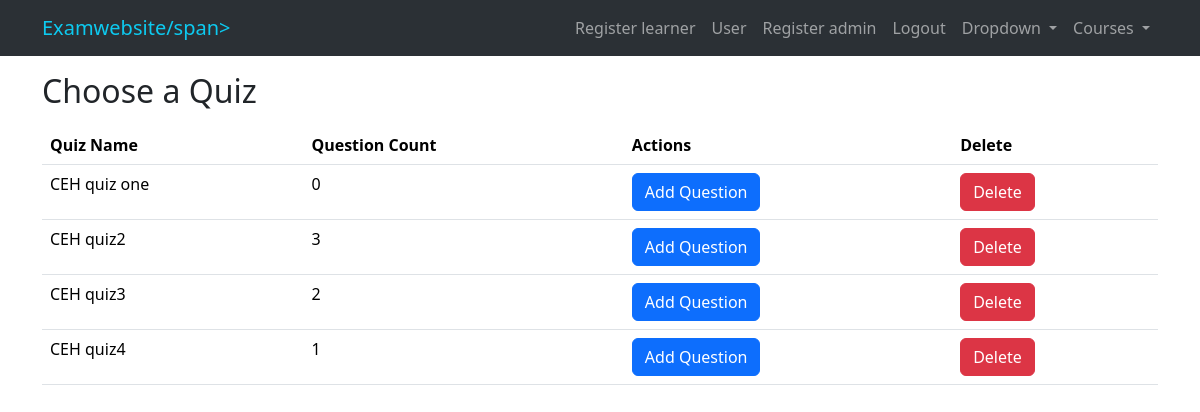
The page /choose-quiz/ (signed in) on the database its author committed.
### user/models.py (models this page shows, shortened)
class Quiz(models.Model):
    LEVEL_CHOICES = [
        ('easy', 'Easy'),
        ('medium', 'Medium'),
        ('hard', 'Hard'),
    ]
    owner = models.ForeignKey(Usercutsom, on_delete=models.CASCADE, related_name='quizzes')
    name = models.CharField(max_length=255)
    course = models.ForeignKey(Course, on_delete=models.CASCADE, related_name='quizzes')
    level = models.CharField(max_length=10, choices=LEVEL_CHOICES, default='medium')
    time_limit = models.IntegerField('Time Limit (seconds)', default=300)

### user/views.py (the view)
# urls.py: path('choose-quiz/', views.choose_quiz, name='choose_quiz'),
@user_passes_test(is_admin)
def choose_quiz(request):
    quizzes = Quiz.objects.filter(owner=request.user)
    return render(request, 'dashboard/choose_quiz.html', {'quizzes': quizzes})

### user/views.py (called while the page is built)
def is_admin(user):
    result = user.is_authenticated and user.is_lectuer
    print(f'is_admin result for user {user}: {result}')
    return result

def user_passes_test(test_func):
    def decorator(view_func):
        @wraps(view_func)
        def _wrapped_view(request, *args, **kwargs):
            if test_func(request.user):
                return view_func(request, *args, **kwargs)
            else:
                return redirect('unauthorized_access')  # Adjust the redirect URL as needed
        return _wrapped_view
    return decorator

### user/templates/dashboard/choose_quiz.html (shortened to what this page needs)
{% extends "dashboard/index2.html" %}
{% block content %}
  <div class="container mt-5">
    <h2>Choose a Quiz</h2>
    {% if quizzes %}
      <table class="table">
        <thead>
          <tr>
            <th>Quiz Name</th>
            <th>Question Count</th>
            <th>Actions</th>
            <th>Delete</th>
          </tr>
        </thead>
        <tbody>
          {% for quiz in quizzes %}
            <tr>
              <td>{{ quiz.name }}</td>
              <td>{{ quiz.questions.count }}</td>
              <td>
                <a href="{% url 'add_question' quiz_pk=quiz.pk %}" class="btn btn-primary">Add Question</a>
              </td>
              <td>
                <a href="{% url 'delete_quiz' quiz_pk=quiz.pk %}" class="btn btn-danger" onclick="return confirm('Are you sure you want to delete this quiz?')">Delete</a>
              </td>
            </tr>
          {% endfor %}
        </tbody>
      </table>
    {% else %}
      <p>No quizzes available. Create a new quiz first.</p>
    {% endif %}
  </div>
{% endblock %}

### rows shown on the page
Quiz: name "CEH quiz one", questions.count "0"
Quiz: name "CEH quiz2", questions.count "3"
Quiz: name "CEH quiz3", questions.count "2"
Quiz: name "CEH quiz4", questions.count "1"
